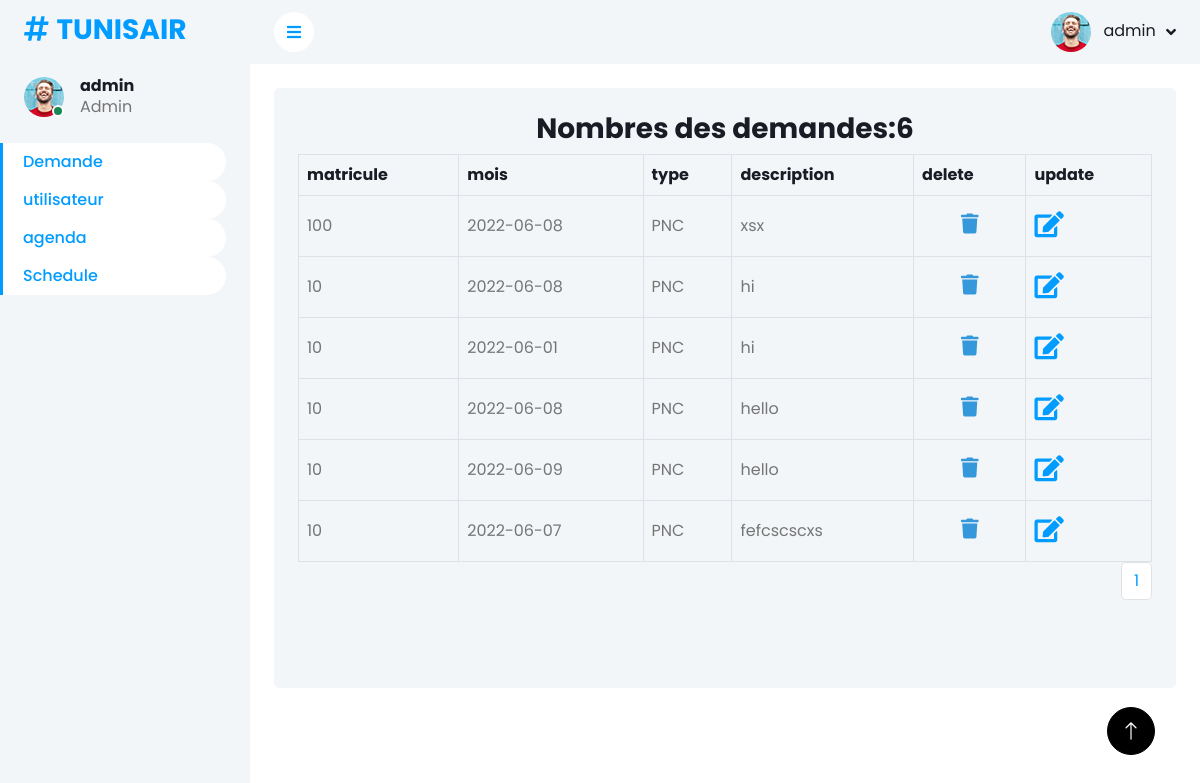
/views/afficherdemande.php, run on an earlier commit of the app's database.
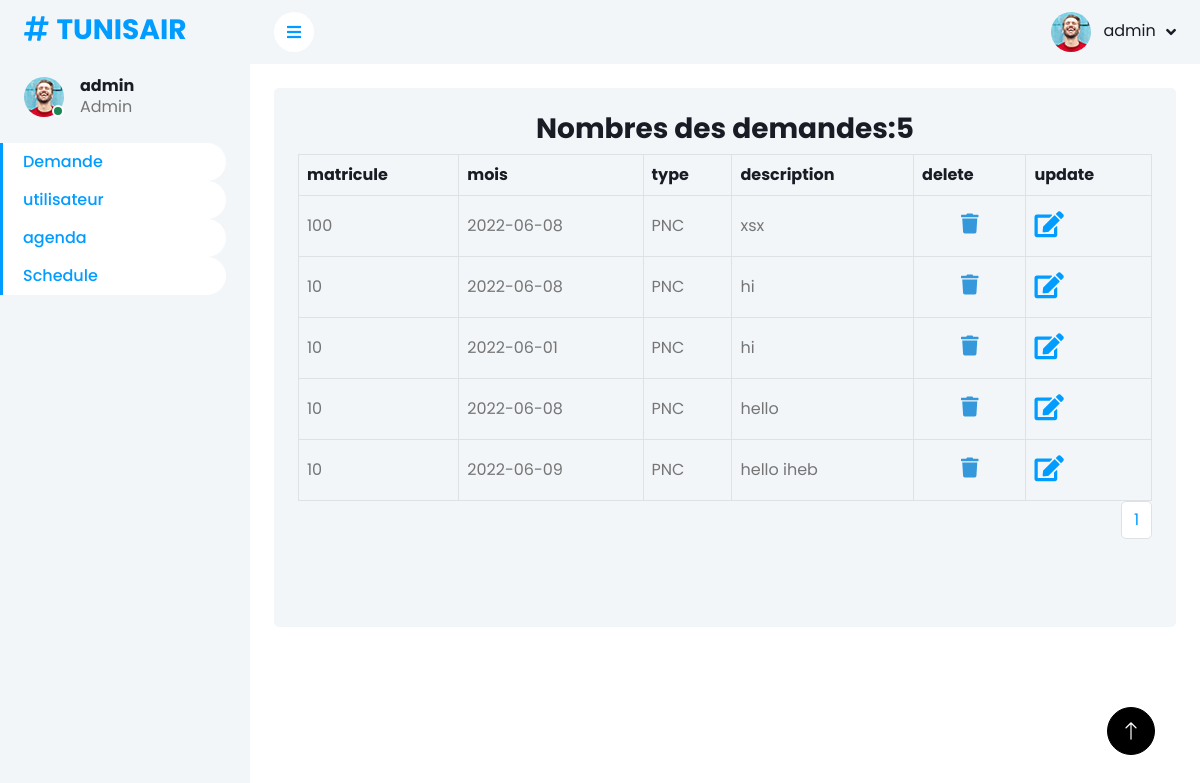
And on a later commit of the database.
### tables this page shows
CREATE TABLE `demande` (
  `Id` int(30) NOT NULL,
  `Matricule` int(11) NOT NULL,
  `Mois` date NOT NULL,
  `Type` varchar(30) NOT NULL,
  `Description` varchar(30) NOT NULL
);

### controller/DemandeC.php (called while the page is built, shortened)
<?PHP
	class DemandeC {
		public function calculerDemande() {
	        $sql = "SELECT COUNT(*) FROM Demande ";
	        $db = config::getConnexion();
	        $stmt = $db->query($sql);
	        $count = $stmt->fetchColumn();
	        return $count;
	    }
	}
?>

### views/afficherdemande.php (the view, shortened to what this page needs)
<!DOCTYPE html>
<html lang="en">
<head>
    <link href="https://cdnjs.cloudflare.com/ajax/libs/font-awesome/5.10.0/css/all.min.css" rel="stylesheet">
    <link href="https://cdn.jsdelivr.net/npm/bootstrap-icons@1.4.1/font/bootstrap-icons.css" rel="stylesheet">
    <link href="lib/owlcarousel/assets/owl.carousel.min.css" rel="stylesheet">
    <link href="lib/tempusdominus/css/tempusdominus-bootstrap-4.min.css" rel="stylesheet" />
    <link href="css/bootstrap.min.css" rel="stylesheet">
    <link href="css/style.css" rel="stylesheet">
    <link rel="stylesheet" href="css.css">
    <link rel="stylesheet" href="https://cdnjs.cloudflare.com/ajax/libs/font-awesome/5.15.3/css/all.min.css"/>
</head>
<?PHP
	include "../controller/DemandeC.php";
	$demandeC=new DemandeC();
?>
<body>
    <div class="container-xxl position-relative bg-white d-flex p-0">
        <div class="sidebar pe-4 pb-3">
            <nav class="navbar bg-light navbar-light">
                <a href="index.html" class="navbar-brand mx-4 mb-3">
                    <h3 class="text-primary"><i class="fa fa-hashtag me-2"></i>TUNISAIR</h3>
                </a>
                <div class="d-flex align-items-center ms-4 mb-4">
                    <div class="position-relative">
                        <img class="rounded-circle" src="img/user.jpg" alt="" style="width: 40px; height: 40px;">
                        <div class="bg-success rounded-circle border border-2 border-white position-absolute end-0 bottom-0 p-1"></div>
                    </div>
                    <div class="ms-3">
                        <h6 class="mb-0">admin</h6>
                        <span>Admin</span>
                    </div>
                </div>
                <div class="navbar-nav w-100">
                    <a href="afficherDemande.php" class="nav-item nav-link active">Demande</a>
                    <a href="afficherUtilisateur.php" class="nav-item nav-link active">utilisateur</a>
                    <a href="../php-calendar/3-calendar.php" class="nav-item nav-link active">agenda</a>
                    <a href="../views/afficherSchedule.php" class="nav-item nav-link active">Schedule</a>
                </div>
            </nav>
        </div>
        <div class="content">
            <nav class="navbar navbar-expand bg-light navbar-light sticky-top px-4 py-0">
                <a href="#" class="sidebar-toggler flex-shrink-0">
                    <i class="fa fa-bars"></i>
                </a>
                <div class="navbar-nav align-items-center ms-auto">
                    <div class="nav-item dropdown">
                        <a href="#" class="nav-link dropdown-toggle" data-bs-toggle="dropdown">
                            <img class="rounded-circle me-lg-2" src="img/user.jpg" alt="" style="width: 40px; height: 40px;">
                            <span class="d-none d-lg-inline-flex">admin</span>
                        </a>
                    </div>
                </div>
            </nav>
            <div class="container-fluid pt-4 px-4">
              <?php
                                            $bdd= new PDO('mysql:host=localhost;dbname=tunisair;charset=utf8','root','');
                                            $userParPage =6;
                                            $userTotalReq=$bdd->query('SELECT Id FROM demande');
                                            $userTotal=$userTotalReq->rowCount();
                                            $pagesTotales=ceil($userTotal/$userParPage);
                                            if(isset($_GET['page']) AND !empty($_GET['page']) AND $_GET['page'] > 0 AND $_GET['page']<= $pagesTotales){
                                            $_GET['page']=intval($_GET['page']);
                                            $pageCourante=$_GET['page'];
                                            }else{
                                                $pageCourante=1;
                                            }
                                            $depart=($pageCourante-1)*$userParPage;
                                            ?>
                <div class="bg-light text-center rounded p-4">
                    <div class="table-responsive">
                        <table class="table text-start align-middle table-bordered table-hover mb-0">
                            <thead>
                              <h3>Nombres des demandes:<?php echo $demandeC->calculerDemande(); ?></h3>
                                <tr class="text-dark">
                                    <th scope="col">matricule</th>
                                    <th scope="col">mois</th>
                                    <th scope="col">type</th>
                                    <th scope="col">description</th>
                                    <th scope="col">delete</th>
                                    <th scope="col">update</th>
                                </tr>
                            </thead>
                            <tbody>
                              <?PHP
                              $listeUsers=$bdd->query('SELECT * FROM demande ORDER BY Id DESC LIMIT '.$depart.','.$userParPage);
                        				foreach($listeUsers as $demande){
                        			?>
                        				<tr>
                        					<td><?PHP echo $demande['Matricule']; ?></td>
                        					<td><?PHP echo $demande['Mois']; ?></td>
                        					<td><?PHP echo $demande['Type']; ?></td>
                        					<td><?PHP echo $demande['Description']; ?></td>
                                <td>  <input type="checkbox" id="show">
                                     <label for="show" class="show-btn"><i class="fa fa-trash"></i></label>
                                  </div>
                        					</td>
                        					<td>
                                    <a href="modifierdemande.php?id=<?PHP echo $demande['Id']; ?>" ><i class="fa fa-edit" style="font-size: 26px;"></i></a>
                        					</td>
                        				</tr>
                        			<?PHP
                        				}
                        			?>
                        <nav aria-label="Page navigation example">
                          <ul class="pagination justify-content-end">
                        <?php
                        for($i=1;$i<=$pagesTotales;$i++){
                            if($i == $pageCourante){
                            ?>
                            <li class="page-item"><a class="page-link"><?php echo $i.' '; ?></a></li>
                            <?php
                            }else{
                              ?>
                            <li class="page-item"><?php   echo '<a class="page-link" href="afficherdemande.php?page='.$i.'">'.$i.'</a> '; ?></li>
                            <?php
                          }
                        }
                        ?>
                          </ul>
                        </nav>
        <br>
        <br>
        <a href="#" class="btn btn-lg btn-primary btn-lg-square back-to-top"><i class="bi bi-arrow-up"></i></a>
</body>
</html>

### views/css/style.css (style rules this page uses)
:root { --primary: #009CFF; --light: #F3F6F9; --dark: #191C24; }
.back-to-top { position: fixed; display: none; right: 45px; bottom: 45px; z-index: 99; }
.btn { transition: .5s; }
.btn.btn-primary { color: #FFFFFF; background: #000000; }
.btn-lg-square { width: 48px; height: 48px; }
.btn-square, .btn-sm-square, .btn-lg-square { padding: 0; display: inline-flex; align-items: center; justify-content: center; font-weight: normal; border-radius: 50px; }
.sidebar { position: fixed; top: 0; left: 0; bottom: 0; width: 250px; height: 100vh; overflow-y: auto; background: var(--light); transition: 0.5s; z-index: 999; }
.content { margin-left: 250px; min-height: 100vh; background: #FFFFFF; transition: 0.5s; }
@media (min-width: 992px) { .sidebar { margin-left: 0; } }
@media (min-width: 992px) { .content { width: calc(100% - 250px); } }
.sidebar .navbar .navbar-nav .nav-link { padding: 7px 20px; color: var(--dark); font-weight: 500; border-left: 3px solid var(--light); border-radius: 0 30px 30px 0; outline: none; }
.sidebar .navbar .navbar-nav .nav-link:hover, .sidebar .navbar .navbar-nav .nav-link.active { color: var(--primary); background: #FFFFFF; border-color: var(--primary); }
.content .navbar .navbar-nav .nav-link { margin-left: 25px; padding: 12px 0; color: var(--dark); outline: none; }
.content .navbar .sidebar-toggler, .content .navbar .navbar-nav .nav-link i { width: 40px; height: 40px; display: inline-flex; align-items: center; justify-content: center; background: #FFFFFF; border-radius: 40px; }
.content .navbar .dropdown-toggle::after { margin-left: 6px; vertical-align: middle; border: none; content: "\f107"; font-family: "Font Awesome 5 Free"; font-weight: 900; transition: .5s; }

### views/css.css (style rules this page uses)
* { margin: 0; padding: 0; outline: none; box-sizing: border-box; font-family: 'Poppins', sans-serif; }
body { height: 100vh; width: 100%; }
.show-btn { background:none; padding: 7px 7px; font-size: 20px; font-weight: 500; color: #3498db; cursor: pointer; }
.show-btn, .container { position: relative; bottom: -20px; left: 50%; transform: translate(-50%, -50%); }

What changed in the data, as far as the page shows it:
removed demande: Matricule "10", Mois "2022-06-07", Type "PNC", Description "fefcscscxs"
changed demande: Description "hello" → "hello iheb"
Also different on the page:
$demandeC->calculerDemande(): "6" → "5"
